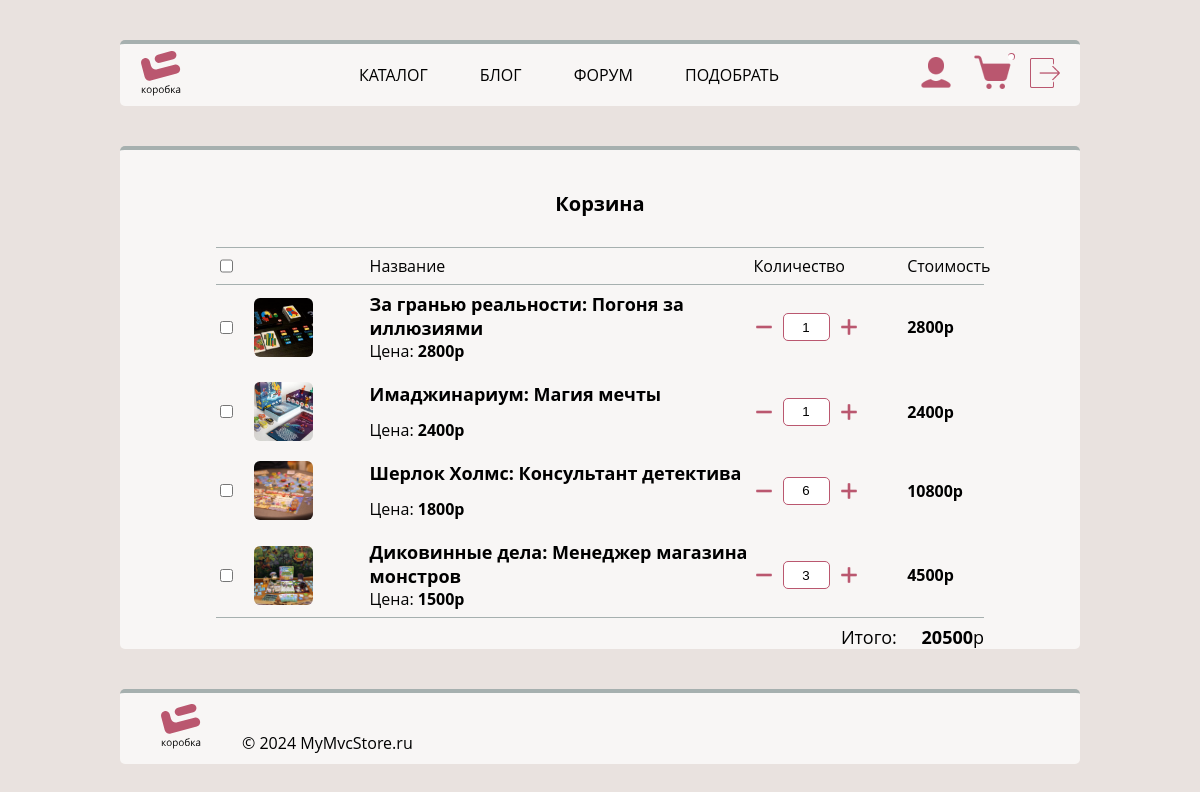
/cart (signed in), run on the app's committed database.
### tables this page shows
CREATE TABLE `Cart` (
  `id` int NOT NULL,
  `id_user` int NOT NULL,
  `id_product` int NOT NULL,
  `count` int NOT NULL
);

CREATE TABLE `Products` (
  `ID` int NOT NULL,
  `name` varchar(100) NOT NULL,
  `price` float NOT NULL,
  `description` text NOT NULL,
  `id_category` int NOT NULL,
  `image` varchar(150) NOT NULL,
  `age` int NOT NULL,
  `countPlayers` varchar(10) NOT NULL,
  `hot` tinyint(1) NOT NULL DEFAULT '0',
  `slogan` varchar(50) NOT NULL
);

### controllers/CartController.php (called while the page is built, shortened)
<?php
class CartController
{
function index()
{
    $cartModel=new \models\CartModel();
    $products= $cartModel->getProductsCard();
    $cartView=new \views\CartView($products);
}
}

### index.php (called while the page is built, shortened)
<?php
require_once PATH_SITE . '/config/autoload.php';
$router = new routes\Router();
$route = isset($_GET['route']) ? $_GET['route'] : 'home';
$router->handle($route);

### models/CartModel.php (called while the page is built, shortened)
<?php
class CartModel
{
    protected $connect;
    function __construct(){
        $this->connect= \config\DBConnect::getInstance()->getConnect();
    }
    function getProductsCard()
    {
        $query=$this->connect->query("select Cart.id as id, Products.ID as id_product,name,price,image,count, price*count as summ from Cart,Products where  Products.ID=Cart.id_product and id_user=".$_SESSION['auth'] );
        $answer=[];
        if($query->num_rows) {
            while ($row = $query->fetch_assoc()) {
                $answer[] = $row;
            }
        }
        return $answer;
    }
}

### config/autoload.php (called while the page is built, shortened)
<?php
function autoload($class_name)
{
    $class_name = str_replace('\\', '/', $class_name);
}

### config/DBConnect.php (called while the page is built, shortened)
<?php
class DBConnect
{
    private static $connect;
    private function __construct()
    {
        self::$connect = mysqli_connect('localhost', 'root', '', 'MyMvcStore') or die("Невозможно установить соединение с базой данных: " . mysqli_connect_error());
        mysqli_query(self::$connect, 'SET names "utf8"');
    }
    public static function getInstance()
    {
        return self::$instance = new self;
    }
    public function getConnect()
    {
        return self::$connect;
    }
}

### views/CartView.php (the view, shortened to what this page needs)
<?php
class CartView
{
    function __construct($products)
    {
        ?>
        <!doctype html>
        <html lang="ru">
        <head>
            <link rel="stylesheet" href="../public/css/style.css">
            <link rel="stylesheet" href="../public/css/cart.css">
        </head>
        <body>
        <div class="container">
            <?php
            include "./templates/header.php";
            $this->cart($products);
            include "./templates/footer.php";
            ?>
        </div>
        </body>
        </html>
        <?php
    }
    function cart($products)
    {
        ?>
        <div class="box cart-box">
            <div class="container">
            <h1 class="cart__title">Корзина</h1>
            <div class="line"></div>
            <div class="cart__head-box">
                <input type="checkbox" class="head-box__all-item">
                <p>Название</p>
                <p>Количество</p>
                <p>Стоимость</p>
            </div>
            <div class="line"></div>
            <div class="cart-items">
                <?
                if(count($products)!=0){
                foreach ($products as $product) {
                ?>
                <div class="cart-item" data-id="<?=$product['id']?>" >
                    <input type="checkbox" class="cart-item__all-item">
                    <div class="cart-item__img"><img src="../public/img/catalog/<?=explode(',',$product['image'])[0]?>"  alt=""></div>
                    <div class="cart-item__box-title">
                        <h2 class="cart-item__title"><?=$product['name']?></h2>
                        <p class="cart-item__price">Цена: <span><?=$product['price']?>р</span></p>
                    </div>
                    <div class="cart-item__count-box" data-id="<?=$product['id']?>">
                        <img src="../public/img/minus.png" alt="" class="count-box__minus">
                        <input type="number" class="count-box__count" value="<?=$product['count']?>" pattern="[0-9]*" min="1" maxlength="4" max="351">
                        <img src="../public/img/plus.png" alt="" class="count-box__plus">
                    </div>
                    <p class="count-box__sum"><?=$product['summ']?>р</p>
                </div>
                    <?}
                ?>
            </div>
                <div class="line"></div>
                <p class="cart-items-sum">Итого: <span><?=array_sum(array_column($products, 'summ'))?></span>р</p>
        </div>
        </div>
<?php
    }
else{
        ?>
    <p>Корзина пуста</p>
    <?php
    }
}}

### routes/Router.php (shortened to what this page needs)
<?php
class Router {
    private $routes = [];
    public function addRoute($route, $handler) {
        $this->routes[$route] = $handler;
    }
    public function handle($route) {
        if (isset($this->routes[$route])) {
            $handler = $this->routes[$route];
            $this->callHandler($handler);
        } else {
            header("HTTP/1.0 404 Not Found");
            echo "Страница не найдена!";
        }
    }
    private function callHandler($handler) {
        list($controller, $method) = explode('@', $handler);
        $controllerObject = new $className;
        $controllerObject->$method();
    }
}

### templates/header.php (shortened to what this page needs)
<link rel="stylesheet" href="../public/css/style.css">
<header class="box">
    <a href="/"><img src="../public/img/logo.svg"  alt="logo" class="logo"></a>
    <nav>
        <ul>
            <li><a href="catalog">КАТАЛОГ</a></li>
            <li><a href="#">БЛОГ</a></li>
            <li><a href="#">ФОРУМ</a></li>
            <li><a href="#">ПОДОБРАТЬ</a></li>
        </ul>
    </nav>
    <?
    if (isset($_SESSION['auth'])){
        ?>
            <div class="flex">
                <a href="userpage" class="header__user_icon"><img  src="../public/img/userIcon.png" alt=""></a>
                <a href="cart" class="header__cart_icon"><img  src="../public/img/cartIcon.png" alt=""><span class="header__cart_count"><?=$_SESSION['cart']?></span></a>
                <a href="exit" class="header__exit_icon"><img  src="../public/img/exit.png" alt=""></a>
            </div>
        <?
    }else{
        ?>
        <a href="registration" class="button button_reg">РЕГИСТРАЦИЯ</a>
        <?
    }
    ?>
</header>

### templates/footer.php (shortened to what this page needs)
<footer class="box">
    <a href="/"><img src="../public/img/logo.svg"  alt="logo" class="logo"></a>
    <p>&copy; 2024 MyMvcStore.ru</p>
</footer>

### public/css/style.css (style rules this page uses)
a { text-decoration: none; }
p,h1,h2,h3 { margin: 0; padding: 0; }
body { background-color: rgb(233, 226, 223); font-family: "Open Sans", serif; margin: 0px; padding: 0px; box-sizing: content-box; }
.container { width: 80%; margin: 0px auto; }
.box { border-radius: 5px; border-top: 4px solid rgb(166, 176, 175); background: rgba(255, 255, 255, 0.7); }
header { margin-top: 40px; margin-bottom: 40px; height: 62px; display: flex; justify-content: space-between; align-items: center; padding: 0px 20px; font-size: 16px; }
a { text-decoration: none; color: black; }
header ul { display: flex; justify-content: space-between; list-style-type: none; }
header nav { width: 50%; }
.logo { height: 46px; }
.header__cart_count { border-radius: 5px; border-top:1px solid #BA576F ; border-right:1px solid #BA576F ; border-bottom:none; border-left: none; position: absolute; top: 0; right: 15px; padding: 3px; background-color: #FFFFFF; }
footer { margin-top: 40px; display: flex; align-items: flex-end; padding: 10px 40px; }
footer p { margin-left: 40px; }
.flex { display: flex }
.header__user_icon img { height: 40px; }
.header__user_icon { margin-right: 17px; }
.header__cart_icon img { height: 40px; margin-right: 17px; }
.header__cart_icon { position: relative; }
header .flex { align-items: center; }
.header__exit_icon img { height: 30px; }

### public/css/cart.css (style rules this page uses)
.cart-box { padding-top: 40px; min-height: 400px; }
.cart__title { font-size: 20px; text-align: center; margin-bottom: 30px; }
.line { background-color: #A6B0AF; height: 1px; width: 100%; margin: 7px auto; }
.cart__head-box p { margin: 0; }
.cart__head-box { display: grid; grid-template-columns: 5% 15% 50% 20% 20%; justify-items: start; font-size: 16px; }
.cart-item { display: grid; grid-template-columns: 5% 15% 50% 20% 20%; justify-items: start; align-items: center; }
.cart-item__img { height: 59px; width: 59px; }
.cart-item__img img { object-fit: cover; width: 100%; height: 100%; border-radius: 6px; }
.cart-item__title { font-size: 18px; }
.cart-item__box-title { height: 100%; display: flex; flex-direction: column; justify-content: space-between; }
.cart-item__price { font-size: 16px; }
.cart-item__price span { font-weight: bold; }
.cart-item__count-box { display: flex; column-gap: 10%; align-items: center; }
.count-box__minus, .count-box__plus { width: 20px; height: 20px; cursor: pointer }
.count-box__count { width: 44px; height: 24px; border-radius: 5px; border: 1px solid #BA576F; text-align: center; }
.count-box__sum { font-size: 16px; font-weight: bold; }
.cart-items { display: flex; flex-direction: column; row-gap: 20px; }
.cart-items-sum { font-size: 18px; text-align: right; }
.cart-items-sum span { margin-left: 20px; font-weight: bold; }

### data on the page
cart: shows a picture, id_product.name "За гранью реальности: Погоня за иллюзиями", id_product.price "2800", count "1", summ "2800"
cart: shows a picture, id_product.name "Имаджинариум: Магия мечты", id_product.price "2400", count "1", summ "2400"
cart: shows a picture, id_product.name "Шерлок Холмс: Консультант детектива", id_product.price "1800", count "6", summ "10800"
cart: shows a picture, id_product.name "Диковинные дела: Менеджер магазина монстров", id_product.price "1500", count "3", summ "4500"

### other printed values
array_sum(array_column($products, 'summ')) "20500"
